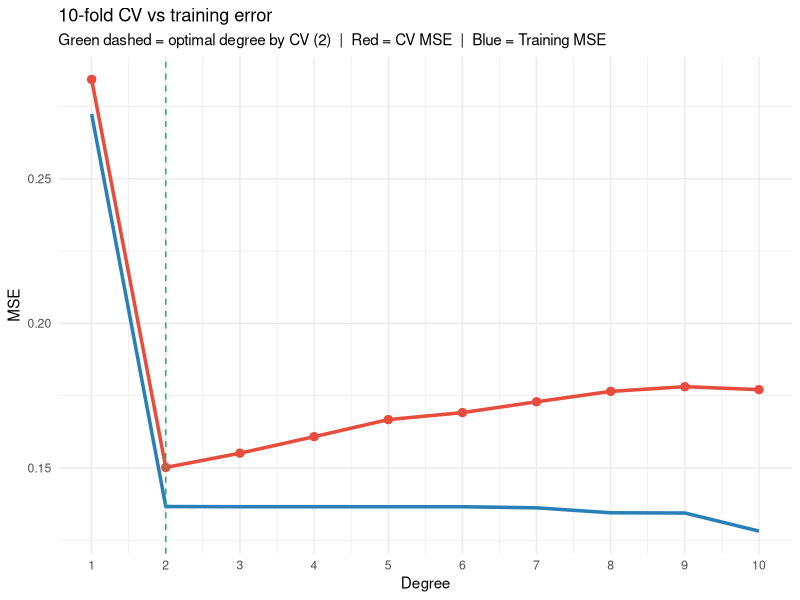

Reproduce this figure in R.
## ---- chunk 1
#| label: cv-demo
library(ggplot2)
set.seed(42)
f_true <- function(x) sin(pi * x)
n <- 80
x <- sort(runif(n, 0, 1))
y <- f_true(x) + rnorm(n, 0, 0.4)

# Manual 10-fold CV
k <- 10
folds <- sample(rep(1:k, length.out=n))
degrees <- 1:10

cv_mse <- sapply(degrees, function(d) {
  fold_errs <- sapply(1:k, function(j) {
    tr <- which(folds != j)
    te <- which(folds == j)
    fit <- lm(y[tr] ~ poly(x[tr], d))
    xp  <- poly(x[te], d, coefs=attr(poly(x[tr], d), "coefs"))
    mean((y[te] - cbind(1, xp) %*% coef(fit))^2)
  })
  mean(fold_errs)
})

res <- data.frame(degree=degrees, cv_mse=cv_mse,
                  train_mse=sapply(degrees, function(d)
                    mean(residuals(lm(y ~ poly(x, d)))^2)))

ggplot(res, aes(x=degree)) +
  geom_line(aes(y=train_mse), colour="#2980b9", linewidth=1.2) +
  geom_line(aes(y=cv_mse),   colour="#e74c3c", linewidth=1.2) +
  geom_point(aes(y=cv_mse), colour="#e74c3c", size=2.5) +
  geom_vline(xintercept=degrees[which.min(cv_mse)],
             linetype="dashed", colour="#27ae60") +
  scale_x_continuous(breaks=degrees) +
  labs(title="10-fold CV vs training error",
       subtitle=paste0("Green dashed = optimal degree by CV (", degrees[which.min(cv_mse)], ")  |  Red = CV MSE  |  Blue = Training MSE"),
       x="Degree", y="MSE") +
  theme_minimal()
